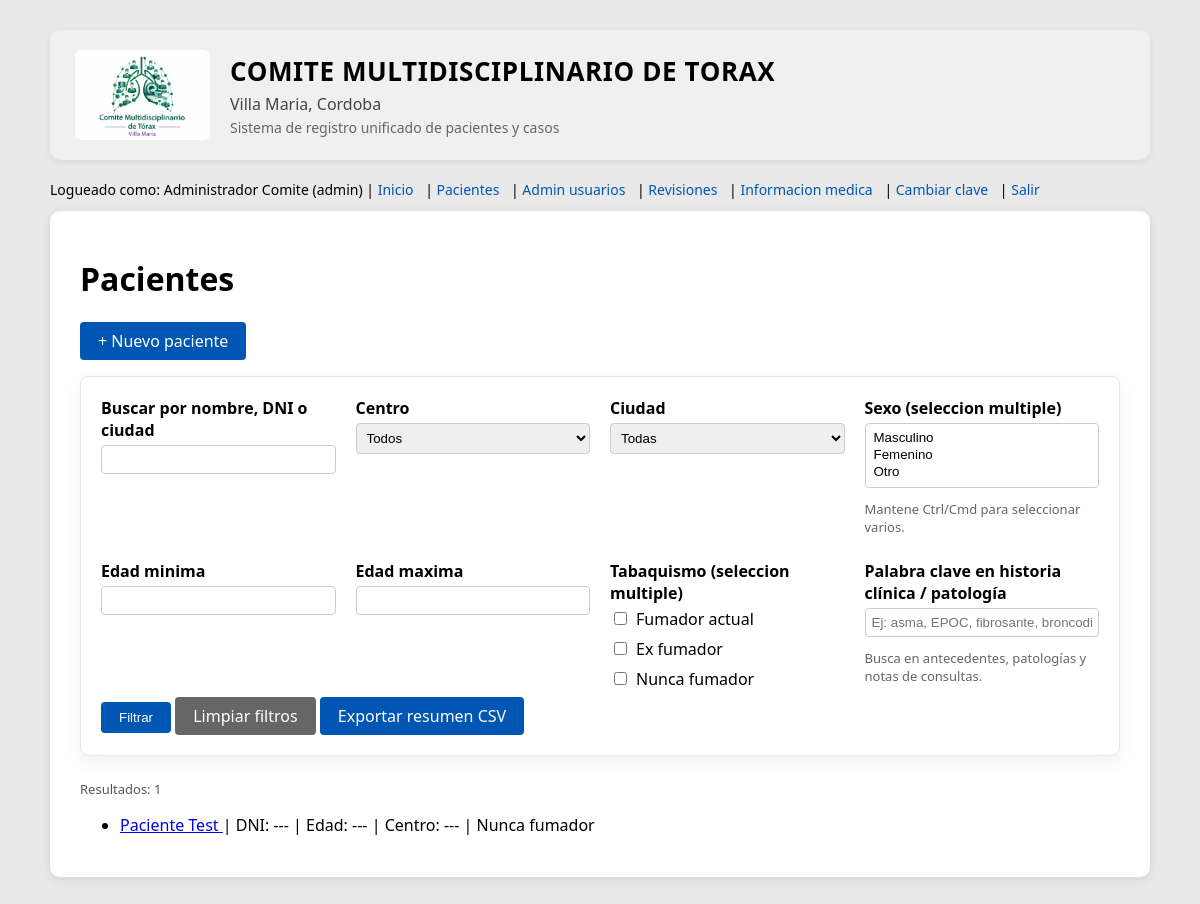
/patients (signed in), run on the app's committed database.
### app.py (models this page shows, shortened)
class User(UserMixin, db.Model):
    __tablename__ = "users"
    id = db.Column(db.Integer, primary_key=True)
    full_name = db.Column(db.String(150), nullable=False)
    specialty = db.Column(db.String(150), nullable=True)
    email = db.Column(db.String(150), unique=True, nullable=False)
    username = db.Column(db.String(80), unique=True, nullable=False)
    password_hash = db.Column(db.String(200), nullable=False)
    role = db.Column(db.String(20), default="medico")
    status = db.Column(db.String(20), default="pending")

class Patient(db.Model):
    __tablename__ = "patients"
    id = db.Column(db.Integer, primary_key=True)
    full_name = db.Column(db.String(150), nullable=False)
    dni = db.Column(db.String(20), unique=True, nullable=True)
    email = db.Column(db.String(255), nullable=True)
    age = db.Column(db.Integer, nullable=True)             # se puede seguir usando si queres
    sex = db.Column(db.String(10), nullable=True)          # 'M', 'F', etc.
    birth_date = db.Column(db.String(10), nullable=True)   # Fecha de nacimiento (YYYY-MM-DD)
    phone = db.Column(db.String(50), nullable=True)        # Telefono
    address = db.Column(db.String(250), nullable=True)     # Domicilio
    city = db.Column(db.String(150), nullable=True)        # Ciudad / Localidad
    health_insurance = db.Column(db.String(150), nullable=True)         # Obra social
    health_insurance_number = db.Column(db.String(100), nullable=True)  # Nro de afiliado / socio
    first_consultation_date = db.Column(db.String(10), nullable=True)   # Primera consulta EPID (YYYY-MM-DD)
    consent_given = db.Column(db.Boolean, default=False)
    consent_date = db.Column(db.String(10), nullable=True)
    notes_personal = db.Column(db.Text, nullable=True)
    center = db.Column(db.String(150), nullable=True)
    smoking_current = db.Column(db.Boolean, nullable=True)
    smoking_previous = db.Column(db.Boolean, nullable=True)
    smoking_start_age = db.Column(db.Integer, nullable=True)
    smoking_end_age = db.Column(db.Integer, nullable=True)
    smoking_cigarettes_per_day = db.Column(db.Integer, nullable=True)
    smoking_years = db.Column(db.Float, nullable=True)
    smoking_pack_years = db.Column(db.Float, nullable=True)
    respiratory_conditions = db.Column(db.Text, nullable=True)
    autoimmune_conditions = db.Column(db.Text, nullable=True)
    autoimmune_other = db.Column(db.Text, nullable=True)
    systemic_symptoms = db.Column(db.Text, nullable=True)
    occupational_exposure_types = db.Column(db.Text, nullable=True)
    occupational_accident = db.Column(db.Boolean, nullable=True)
    occupational_accident_when = db.Column(db.String(100), nullable=True)
    occupational_leave_due_to_breathing = db.Column(db.Boolean, nullable=True)
    occupational_jobs = db.Column(db.Text, nullable=True)
    occupational_years = db.Column(db.String(100), nullable=True)
    domestic_exposures = db.Column(db.Text, nullable=True)
    domestic_exposures_details = db.Column(db.Text, nullable=True)
    drug_use = db.Column(db.Text, nullable=True)
    current_medications = db.Column(db.Text, nullable=True)
    previous_medications = db.Column(db.Text, nullable=True)
    pneumotoxic_drugs = db.Column(db.Text, nullable=True)
    family_history_father = db.Column(db.String(250), nullable=True)
    family_history_mother = db.Column(db.String(250), nullable=True)
    family_history_siblings = db.Column(db.String(250), nullable=True)
    family_history_children = db.Column(db.String(250), nullable=True)
    family_genogram_pdf = db.Column(db.String(300), nullable=True)
    notes_family_history = db.Column(db.Text, nullable=True)
    symptom_cough = db.Column(db.Boolean, nullable=True)
    symptom_mmrc = db.Column(db.Integer, nullable=True)
    symptom_duration_months = db.Column(db.Integer, nullable=True)
    weight_kg = db.Column(db.Float, nullable=True)
    height_cm = db.Column(db.Float, nullable=True)
    bmi = db.Column(db.Float, nullable=True)
    physical_crepitaciones_velcro = db.Column(db.Boolean, nullable=True)
    physical_crepitaciones = db.Column(db.Boolean, nullable=True)
    physical_roncus = db.Column(db.Boolean, nullable=True)
    physical_wheezing = db.Column(db.Boolean, nullable=True)
    physical_clubbing = db.Column(db.Boolean, nullable=True)
    physical_pulmonary_hypertension_signs = db.Column(db.Boolean, nullable=True)
    notes_respiratory_exam = db.Column(db.Text, nullable=True)
    antecedentes = db.Column(db.Text, nullable=True)
    diagnoses = db.Column(db.Text, nullable=True)  # Diagnosticos establecidos / probables
    notes_smoking = db.Column(db.Text, nullable=True)
    notes_autoimmune = db.Column(db.Text, nullable=True)
    notes_systemic = db.Column(db.Text, nullable=True)
    notes_exposures = db.Column(db.Text, nullable=True)
    clinica_actual = db.Column(db.Text, nullable=True)
    estudios_realizados = db.Column(db.Text, nullable=True)
    created_by_id = db.Column(db.Integer, db.ForeignKey("users.id"))
    created_by = db.relationship(
        "User", foreign_keys=[created_by_id], backref="patients_created"
    )
    created_at = db.Column(db.DateTime, default=datetime.datetime.utcnow)
    updated_at = db.Column(db.DateTime, nullable=True)
    updated_by_id = db.Column(db.Integer, db.ForeignKey("users.id"), nullable=True)
    updated_by = db.relationship("User", foreign_keys=[updated_by_id], backref="patients_updated")

### app.py (the view)
@app.route("/patients")
@login_required
def patients_list():
    is_admin = current_user.role == "admin"
    filters = build_patient_query_from_request(is_admin)
    query = filters.pop("query")
    patients = query.all()
    return render_template(
        "patients_list.html",
        patients=patients,
        is_admin=is_admin,
        **filters,
        respiratory_options=_get_catalog_pairs("respiratory_conditions"),
        sex_options=["Masculino", "Femenino", "Otro"],
    )

### app.py (called while the page is built)
def _get_catalog_pairs(key: str) -> list[tuple[str, str]]:
    result: list[tuple[str, str]] = []
    for item in CATALOGS.get(key, []):
        if isinstance(item, dict):
            value = item.get("value")
            label = item.get("label", value)
            if value:
                result.append((value, label or value))
        elif isinstance(item, (list, tuple)) and len(item) >= 2:
            result.append((item[0], item[1]))
        elif isinstance(item, str):
            result.append((item, item))
    return result

def get_pending_reviews_count_for_user(user) -> int:
    if not user or not getattr(user, "is_authenticated", False):
        return 0
    uid = str(user.id)
    pending = ReviewRequest.query.filter(ReviewRequest.status == "pending").all()
    count = 0
    for rr in pending:
        recipients = _deserialize_list(rr.recipients)
        if uid in recipients or rr.created_by_id == user.id:
            count += 1
    return count

@app.context_processor
def inject_csrf_token():
    return {"csrf_token": lambda: generate_csrf()}

@app.context_processor
@app.context_processor
def inject_pending_reviews_count():
    try:
        count = get_pending_reviews_count_for_user(current_user)
    except Exception:
        count = 0
    return {"pending_reviews_count": count}

@login_manager.user_loader
def load_user(user_id):
    return User.query.get(int(user_id))

@app.before_request
def _init_db_once():
    global _DB_INIT_DONE
    if _DB_INIT_DONE:
        return
    try:
        create_tables_and_admin()
    finally:
        _DB_INIT_DONE = True

@app.context_processor
def inject_review_helpers():
    try:
        count = get_pending_reviews_count_for_user(current_user)
    except Exception:
        count = 0
    return {
        "pending_reviews_count": count,
        "get_pending_reviews_count_for_user": get_pending_reviews_count_for_user,
    }

### templates/patients_list.html (shortened to what this page needs)
{% extends "base.html" %}
{% block content %}
<h1>Pacientes</h1>
<p>
  <a class="btn-link" href="{{ url_for('patient_new') }}">+ Nuevo paciente</a>
</p>
{% if is_admin %}
<form method="get" class="form-section">
  <div class="grid-2">
    <div>
      <label>Buscar por nombre, DNI o ciudad</label>
      <input type="text" name="search" value="{{ search }}">
    </div>
    <div>
      <label>Centro</label>
      <select name="center">
        <option value="">Todos</option>
      </select>
    </div>
    <div>
      <label>Ciudad</label>
      <select name="city">
        <option value="">Todas</option>
      </select>
    </div>
    <div>
      <label>Sexo (seleccion multiple)</label>
      <select name="sex" multiple size="3">
        {% for option in sex_options %}
          <option value="{{ option }}" {% if sex_filters and option in sex_filters %}selected{% endif %}>{{ option }}</option>
        {% endfor %}
      </select>
      <p class="form-help">Mantene Ctrl/Cmd para seleccionar varios.</p>
    </div>
    <div>
      <label>Edad minima</label>
      <input type="number" name="min_age" value="{{ min_age }}">
    </div>
    <div>
      <label>Edad maxima</label>
      <input type="number" name="max_age" value="{{ max_age }}">
    </div>
    <div>
      <label>Tabaquismo (seleccion multiple)</label>
      <div class="checkbox-grid">
        <label><input type="checkbox" name="smoking" value="smoker" {% if smoking_filters and 'smoker' in smoking_filters %}checked{% endif %}> Fumador actual</label>
        <label><input type="checkbox" name="smoking" value="former" {% if smoking_filters and 'former' in smoking_filters %}checked{% endif %}> Ex fumador</label>
        <label><input type="checkbox" name="smoking" value="never" {% if smoking_filters and 'never' in smoking_filters %}checked{% endif %}> Nunca fumador</label>
      </div>
    </div>
    <div>
      <label>Palabra clave en historia clínica / patología</label>
      <input type="text" name="respiratory_keyword" value="{{ respiratory_keyword }}" placeholder="Ej: asma, EPOC, fibrosante, broncodilatador">
      <p class="form-help">Busca en antecedentes, patologías y notas de consultas.</p>
    </div>
  </div>
  <button type="submit">Filtrar</button>
  <a class="btn-link btn-secondary" href="{{ url_for('patients_list') }}">Limpiar filtros</a>
  {% set qs = request.query_string.decode('utf-8') %}
  {% if current_user.role == 'admin' %}
    <a class="btn-link" href="{{ url_for('patients_export_summary') }}{% if qs %}?{{ qs }}{% endif %}">Exportar resumen CSV</a>
  {% endif %}
</form>
{% else %}
<form method="get" class="form-section">
  <label>Buscar por nombre o DNI</label>
  <input type="text" name="search" value="{{ search }}" placeholder="Ej: Juan Perez o 12345678">
  <button type="submit">Buscar</button>
</form>
{% endif %}
<p class="meta">Resultados: {{ patients|length }}</p>
{% if patients %}
  <ul>
    {% for p in patients %}
      <li>
        <a href="{{ url_for('patient_detail', patient_id=p.id) }}">
          {{ p.full_name }}
        </a>
        |
        DNI: {{ p.dni or '---' }}
        |
        Edad: {{ p.age or '---' }}
        |
        Centro: {{ p.center or '---' }}
        |
        {% if p.smoking_current %}
          Fumador actual
        {% elif p.smoking_previous %}
          Ex fumador
        {% else %}
          Nunca fumador
        {% endif %}
      </li>
    {% endfor %}
  </ul>
{% else %}
  <p>No hay pacientes que coincidan con el filtro.</p>
{% endif %}
{% endblock %}

### templates/base.html (shortened to what this page needs)
<!doctype html>
<html lang="es">
<head>
</head>
<body>
<div class="page-wrapper">
  <div class="header-container">
    <div class="header">
      <button type="button" class="header-logo-btn" id="logo-open-btn">
        <img src="{{ url_for('static', filename='logo.png') }}" alt="Logo del Comite" class="header-logo">
      </button>
      <div>
        <div class="header-text-main">
          COMITE MULTIDISCIPLINARIO DE TORAX
        </div>
        <div class="header-text-city">
          Villa Maria, Cordoba
        </div>
        <div class="header-text-tagline">
          Sistema de registro unificado de pacientes y casos
        </div>
      </div>
    </div>
  </div>
  <div class="nav">
    {% if current_user.is_authenticated %}
      Logueado como: {{ current_user.full_name }} ({{ current_user.role }}) |
      <a href="{{ url_for('dashboard') }}">Inicio</a> |
      <a href="{{ url_for('patients_list') }}">Pacientes</a>
      {% if current_user.role == 'admin' %}
        | <a href="{{ url_for('admin_users') }}">Admin usuarios</a>
      {% endif %}
      | <a href="{{ url_for('reviews_inbox') }}">
          {% set rev_count = get_pending_reviews_count_for_user(current_user) %}
          Revisiones
        </a>
      | <a href="{{ url_for('medical_info') }}">Informacion medica</a>
      | <a href="{{ url_for('account_password') }}">Cambiar clave</a>
      | <a href="{{ url_for('logout') }}">Salir</a>
    {% else %}
      <a href="{{ url_for('login') }}">Login</a> |
      <a href="{{ url_for('register') }}">Registro</a>
    {% endif %}
  </div>
  <div class="content">
    {% block content %}{% endblock %}
  </div>
</div>
</body>
</html>

### templates/base.html (style rules this page uses)
:root { color-scheme: light; }
body { font-family: system-ui, -apple-system, BlinkMacSystemFont, "Segoe UI", sans-serif; background-color: #e9e9e9; margin: 0; padding: 0; }
.page-wrapper { max-width: 1100px; margin: 30px auto; padding: 0 20px 30px; }
.header-container { background: #f0f0f0; padding: 20px 25px; border-radius: 10px; box-shadow: 0 2px 6px rgba(0,0,0,0.08); margin-bottom: 20px; }
.header { display: flex; align-items: center; gap: 20px; }
.header-logo { height: 90px; border-radius: 6px; display: block; }
.header-logo-btn { border: none; background: none; padding: 0; cursor: zoom-in; }
.header-text-main { font-weight: 800; font-size: 26px; letter-spacing: 0.6px; margin-bottom: 4px; }
.header-text-city { font-size: 16px; color: #444; margin-bottom: 3px; }
.header-text-tagline { font-size: 14px; color: #666; }
.nav { font-size: 14px; margin-bottom: 12px; }
.nav a { color: #0056b3; text-decoration: none; font-weight: 500; margin-right: 8px; }
.meta { font-size: 13px; color: #555; margin-bottom: 10px; }
.content { background: #ffffff; padding: 25px 30px; box-shadow: 0 2px 10px rgba(0,0,0,0.1); border-radius: 10px; }
form label { font-weight: 600; display: block; margin-bottom: 4px; }
.form-help { font-size: 13px; color: #555; margin-top: -6px; margin-bottom: 12px; }
form input[type="text"], form input[type="number"], form input[type="email"], form input[type="password"], form input[type="date"], form textarea, form select { width: 100%; padding: 6px; box-sizing: border-box; margin-bottom: 12px; border: 1px solid #ccc; border-radius: 4px; }
button, .btn-link { padding: 8px 18px; cursor: pointer; background: #0056b3; color: white; border: none; border-radius: 4px; text-decoration: none; display: inline-block; }
.btn-secondary { background: #666; }
.form-section { margin-bottom: 24px; padding: 20px; border: 1px solid #e6e6e6; border-radius: 8px; background: #fff; box-shadow: 0 6px 18px rgba(0,0,0,0.06); }
.form-section .form-help, .form-section p.text-muted { margin-top: 0; margin-bottom: 12px; color: #666; font-size: 13px; }
.grid-2 { display: grid; grid-template-columns: repeat(auto-fit, minmax(220px, 1fr)); gap: 12px 20px; }
.checkbox-grid { display: grid; grid-template-columns: repeat(auto-fit, minmax(200px, 1fr)); gap: 8px 16px; }
.checkbox-grid label { font-weight: 400; display: flex; align-items: center; gap: 6px; margin-bottom: 0; }

### data on the page
User: full_name "Administrador Comite", role "admin"
Patient: full_name "Paciente Test", dni "---", age "---", center "---", shows "Nunca fumador"

### other printed values
{{ patients|length }} "1"
